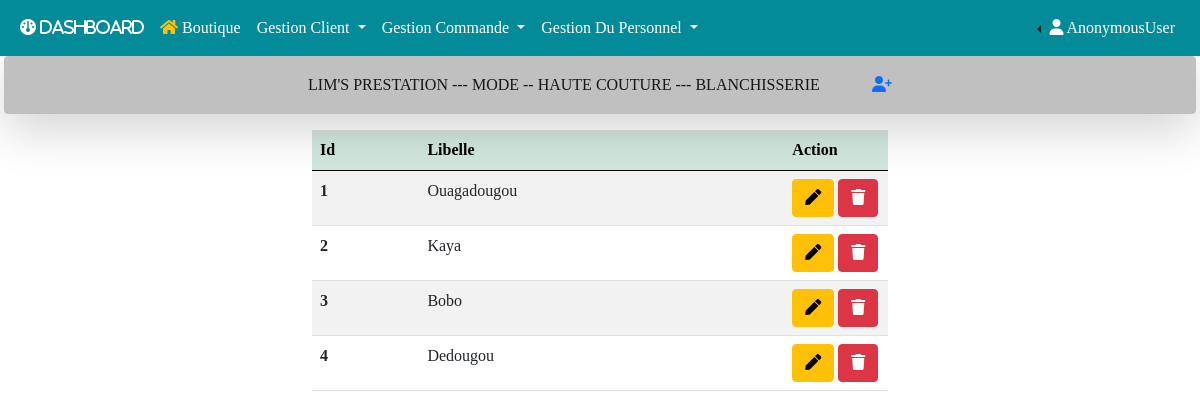
Screenshot of /ville with the database file from the repository.
### gestion/models.py (models this page shows, shortened)
class Ville(models.Model):
    libelle = models.CharField(max_length=50, null=True)
    created_at = models.DateTimeField(auto_now_add=True)
    modified_at = models.DateTimeField(auto_now_add=True)

### gestion/views.py (the view)
# urls.py: path('ville', views.ville, name='ville'),
def ville(request):
    villes = Ville.objects.all()
    context={"villes":villes}
    return render(request, 'gestion/ville/ville.html', context)

### gestion/templates/gestion/ville/ville.html (shortened to what this page needs)
{% extends 'base.html' %}
{% block add %}
<a href="{% url 'add_ville' %}" title="Ajouter ville">
  <i class="fa-solid fa-user-plus ms-5"></i>
<a/>
{% endblock add %}
{% block main %}
<div class="container mt-3 w-50">
    <table id="example" class="table table-striped" style="width:100%">
        <thead class="table-success">
            <tr>
                <th>Id</th>
                <th>Libelle</th>
                <th style="width: 18%;">Action</th>
            </tr>
        </thead>
        <tbody>
            {% for ville in villes %}
            <tr>
                <th scope="row">{{ville.id}}</th>
                <td>{{ville.libelle}}</td>
                <td>
                    <a href="{% url 'edit_ville' ville.id %}" type="button" class="btn btn-warning" title="Edit Ville">
                        <i class="fas fa-pen"></i>
                    </a>
                    <a href="{% url 'delete_ville' ville.id %}" type="button" class="btn btn-danger" title="Supprimer Ville">
                        <i class="fas fa-trash"></i>
                    </a>
                </td>
            </tr>
            {% endfor %}
        </tbody>
    </table>
</div>
{% endblock main %}

### lims/static/css/styles.css (style rules this page uses)
* { padding: 0; margin: 0; box-sizing: border-box; list-style-type: none; text-decoration: none; font-family: "verdana"; }

### rows the page displays
Ville: id "1", libelle "Ouagadougou"
Ville: id "2", libelle "Kaya"
Ville: id "3", libelle "Bobo"
Ville: id "4", libelle "Dedougou"

### other values shown
{{ request.user }} "AnonymousUser"
